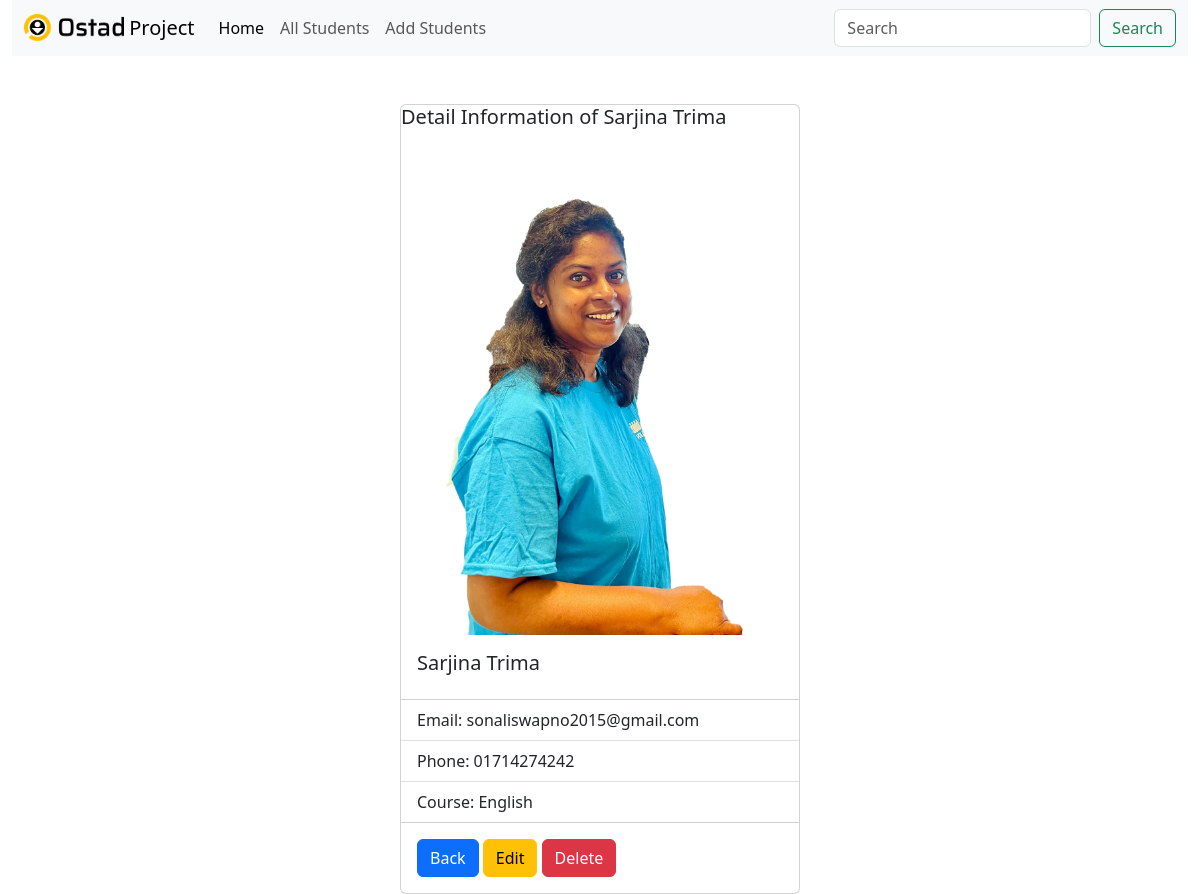
Screenshot of /student/details/20/ with the database file from the repository.
### student/models.py (models this page shows, shortened)
class Student(models.Model):
    first_name = models.CharField(max_length=255, null=False)
    last_name = models.CharField(max_length=255, null=False)
    email = models.EmailField(unique=True, null=False)
    phone = models.CharField(max_length=11, null=False )
    class CourseChoices(models.TextChoices):
        EMPTY = "", _("Please select")
        PHYSICS = "Physics", _("Physics")
        CHEMISTRY = "Chemistry", _("Chemistry")
        MATHEMATICS = "Mathematics", _("Mathematics")
        ENGLISH = "English", _("English")
        BANGLS = "Bangla", _("Bangla")
        CSE = "Computer Science", _("CSE")
    course = models.CharField(
        max_length=32,
        choices=CourseChoices,
        default=CourseChoices.EMPTY,
    )
    address = models.CharField(max_length=256)
    photo = models.ImageField(upload_to=student_directory_name)

### student/views.py (the view)
# urls.py: path('student/details/<int:id>/', views.details, name='details'),
def details(request, id):
    student = models.Student.objects.get(id=id)
    return render(request, 'student/details.html', {'student': student})

### student/templates/student/details.html
{% extends 'base.html' %} {% block content %}
<div class="card mx-auto" style="width: 25rem">
  <h5>Detail Information of {{student.first_name}} {{student.last_name}}</h5>
  <img src="{{student.photo.url}}" class="card-img-top" alt="..." />
  <div class="card-body">
    <h5 class="card-title">{{student.first_name}} {{student.last_name}}</h5>
  </div>
  <ul class="list-group list-group-flush">
    <li class="list-group-item">Email: {{student.email}}</li>
    <li class="list-group-item">Phone: {{student.phone}}</li>
    <li class="list-group-item">Course: {{student.course}}</li>
  </ul>
  <div class="card-body">
    <a href="{% url 'home' %}" type="button" class="btn btn-primary">Back</a>
    <a
      href="{% url 'update_student' id=student.id %}"
      type="button"
      class="btn btn-warning"
      >Edit</a
    >
    <a
      href="{% url 'delete_student' id=student.id %}"
      type="button"
      class="btn btn-danger"
      >Delete</a
    >
  </div>
</div>
{% endblock %}

### rows the page displays
Student: first_name "Sarjina", last_name "Trima", photo (picture), email "sonaliswapno2015@gmail.com", phone "01714274242", course "English"
